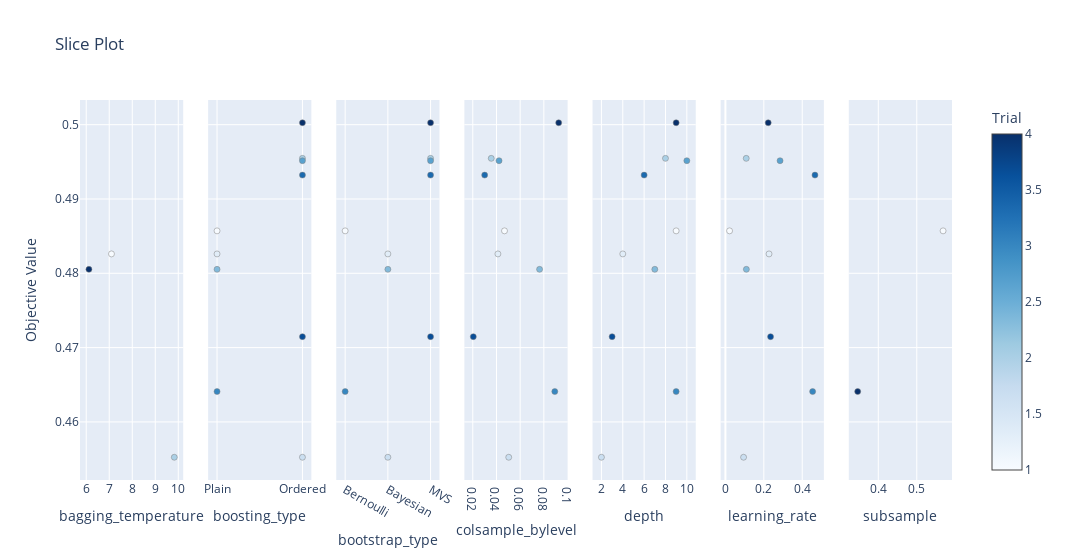

The code cell stored with this chart in its notebook:
### Markdown cell above
## 2.2. Slice Plot

### Code cell
optuna.visualization.plot_slice(study)

### Figure 1 — Plotly figure (JSON) as saved in the notebook; plotly's stock layout.template omitted (floating-point values rounded to 4 significant figures)
{"data": [{"marker": {"color": [1, 2, 4], "colorbar": {"title": {"text": "Trial"}, "x": 1, "xpad": 40}, "colorscale": [[0, "rgb(247,251,255)"], [0.125, "rgb(222,235,247)"], [0.25, "rgb(198,219,239)"], [0.375, "rgb(158,202,225)"], [0.5, "rgb(107,174,214)"], [0.625, "rgb(66,146,198)"], [0.75, "rgb(33,113,181)"], [0.875, "rgb(8,81,156)"], [1, "rgb(8,48,107)"]], "line": {"color": "Grey", "width": 0.5}, "showscale": true}, "mode": "markers", "showlegend": false, "type": "scatter", "x": [7.097, 9.827, 6.117], "xaxis": "x", "y": [0.4826, 0.4552, 0.4805], "yaxis": "y"}, {"marker": {"color": [0, 1, 2, 3, 4, 5, 6, 7, 8, 9], "colorbar": {"title": {"text": "Trial"}, "x": 1, "xpad": 40}, "colorscale": [[0, "rgb(247,251,255)"], [0.125, "rgb(222,235,247)"], [0.25, "rgb(198,219,239)"], [0.375, "rgb(158,202,225)"], [0.5, "rgb(107,174,214)"], [0.625, "rgb(66,146,198)"], [0.75, "rgb(33,113,181)"], [0.875, "rgb(8,81,156)"], [1, "rgb(8,48,107)"]], "line": {"color": "Grey", "width": 0.5}, "showscale": false}, "mode": "markers", "showlegend": false, "type": "scatter", "x": ["Plain", "Plain", "Ordered", "Ordered", "Plain", "Ordered", "Plain", "Ordered", "Ordered", "Ordered"], "xaxis": "x2", "y": [0.4857, 0.4826, 0.4552, 0.4955, 0.4805, 0.4952, 0.4641, 0.4932, 0.4715, 0.5003], "yaxis": "y2"}, {"marker": {"color": [0, 1, 2, 3, 4, 5, 6, 7, 8, 9], "colorbar": {"title": {"text": "Trial"}, "x": 1, "xpad": 40}, "colorscale": [[0, "rgb(247,251,255)"], [0.125, "rgb(222,235,247)"], [0.25, "rgb(198,219,239)"], [0.375, "rgb(158,202,225)"], [0.5, "rgb(107,174,214)"], [0.625, "rgb(66,146,198)"], [0.75, "rgb(33,113,181)"], [0.875, "rgb(8,81,156)"], [1, "rgb(8,48,107)"]], "line": {"color": "Grey", "width": 0.5}, "showscale": false}, "mode": "markers", "showlegend": false, "type": "scatter", "x": ["Bernoulli", "Bayesian", "Bayesian", "MVS", "Bayesian", "MVS", "Bernoulli", "MVS", "MVS", "MVS"], "xaxis": "x3", "y": [0.4857, 0.4826, 0.4552, 0.4955, 0.4805, 0.4952, 0.4641, 0.4932, 0.4715, 0.5003], "yaxis": "y3"}, {"marker": {"color": [0, 1, 2, 3, 4, 5, 6, 7, 8, 9], "colorbar": {"title": {"text": "Trial"}, "x": 1, "xpad": 40}, "colorscale": [[0, "rgb(247,251,255)"], [0.125, "rgb(222,235,247)"], [0.25, "rgb(198,219,239)"], [0.375, "rgb(158,202,225)"], [0.5, "rgb(107,174,214)"], [0.625, "rgb(66,146,198)"], [0.75, "rgb(33,113,181)"], [0.875, "rgb(8,81,156)"], [1, "rgb(8,48,107)"]], "line": {"color": "Grey", "width": 0.5}, "showscale": false}, "mode": "markers", "showlegend": false, "type": "scatter", "x": [0.04678, 0.04121, 0.05035, 0.03559, 0.0764, 0.04217, 0.08924, 0.03004, 0.02044, 0.09254], "xaxis": "x4", "y": [0.4857, 0.4826, 0.4552, 0.4955, 0.4805, 0.4952, 0.4641, 0.4932, 0.4715, 0.5003], "yaxis": "y4"}, {"marker": {"color": [0, 1, 2, 3, 4, 5, 6, 7, 8, 9], "colorbar": {"title": {"text": "Trial"}, "x": 1, "xpad": 40}, "colorscale": [[0, "rgb(247,251,255)"], [0.125, "rgb(222,235,247)"], [0.25, "rgb(198,219,239)"], [0.375, "rgb(158,202,225)"], [0.5, "rgb(107,174,214)"], [0.625, "rgb(66,146,198)"], [0.75, "rgb(33,113,181)"], [0.875, "rgb(8,81,156)"], [1, "rgb(8,48,107)"]], "line": {"color": "Grey", "width": 0.5}, "showscale": false}, "mode": "markers", "showlegend": false, "type": "scatter", "x": [9, 4, 2, 8, 7, 10, 9, 6, 3, 9], "xaxis": "x5", "y": [0.4857, 0.4826, 0.4552, 0.4955, 0.4805, 0.4952, 0.4641, 0.4932, 0.4715, 0.5003], "yaxis": "y5"}, {"marker": {"color": [0, 1, 2, 3, 4, 5, 6, 7, 8, 9], "colorbar": {"title": {"text": "Trial"}, "x": 1, "xpad": 40}, "colorscale": [[0, "rgb(247,251,255)"], [0.125, "rgb(222,235,247)"], [0.25, "rgb(198,219,239)"], [0.375, "rgb(158,202,225)"], [0.5, "rgb(107,174,214)"], [0.625, "rgb(66,146,198)"], [0.75, "rgb(33,113,181)"], [0.875, "rgb(8,81,156)"], [1, "rgb(8,48,107)"]], "line": {"color": "Grey", "width": 0.5}, "showscale": false}, "mode": "markers", "showlegend": false, "type": "scatter", "x": [0.02164, 0.2271, 0.09454, 0.1084, 0.1091, 0.2845, 0.454, 0.4662, 0.2351, 0.2228], "xaxis": "x6", "y": [0.4857, 0.4826, 0.4552, 0.4955, 0.4805, 0.4952, 0.4641, 0.4932, 0.4715, 0.5003], "yaxis": "y6"}, {"marker": {"color": [0, 6], "colorbar": {"title": {"text": "Trial"}, "x": 1, "xpad": 40}, "colorscale": [[0, "rgb(247,251,255)"], [0.125, "rgb(222,235,247)"], [0.25, "rgb(198,219,239)"], [0.375, "rgb(158,202,225)"], [0.5, "rgb(107,174,214)"], [0.625, "rgb(66,146,198)"], [0.75, "rgb(33,113,181)"], [0.875, "rgb(8,81,156)"], [1, "rgb(8,48,107)"]], "line": {"color": "Grey", "width": 0.5}, "showscale": false}, "mode": "markers", "showlegend": false, "type": "scatter", "x": [0.5683, 0.3465], "xaxis": "x7", "y": [0.4857, 0.4641], "yaxis": "y7"}], "layout": {"title": {"text": "Slice Plot"}, "width": 2100, "xaxis": {"anchor": "y", "domain": [0, 0.1184], "title": {"text": "bagging_temperature"}}, "xaxis2": {"anchor": "y2", "domain": [0.1469, 0.2653], "title": {"text": "boosting_type"}}, "xaxis3": {"anchor": "y3", "domain": [0.2939, 0.4122], "title": {"text": "bootstrap_type"}}, "xaxis4": {"anchor": "y4", "domain": [0.4408, 0.5592], "title": {"text": "colsample_bylevel"}}, "xaxis5": {"anchor": "y5", "domain": [0.5878, 0.7061], "title": {"text": "depth"}}, "xaxis6": {"anchor": "y6", "domain": [0.7347, 0.8531], "title": {"text": "learning_rate"}}, "xaxis7": {"anchor": "y7", "domain": [0.8816, 1.0], "title": {"text": "subsample"}}, "yaxis": {"anchor": "x", "domain": [0, 1], "title": {"text": "Objective Value"}}, "yaxis2": {"anchor": "x2", "domain": [0, 1], "matches": "y", "showticklabels": false}, "yaxis3": {"anchor": "x3", "domain": [0, 1], "matches": "y", "showticklabels": false}, "yaxis4": {"anchor": "x4", "domain": [0, 1], "matches": "y", "showticklabels": false}, "yaxis5": {"anchor": "x5", "domain": [0, 1], "matches": "y", "showticklabels": false}, "yaxis6": {"anchor": "x6", "domain": [0, 1], "matches": "y", "showticklabels": false}, "yaxis7": {"anchor": "x7", "domain": [0, 1], "matches": "y", "showticklabels": false}}}
